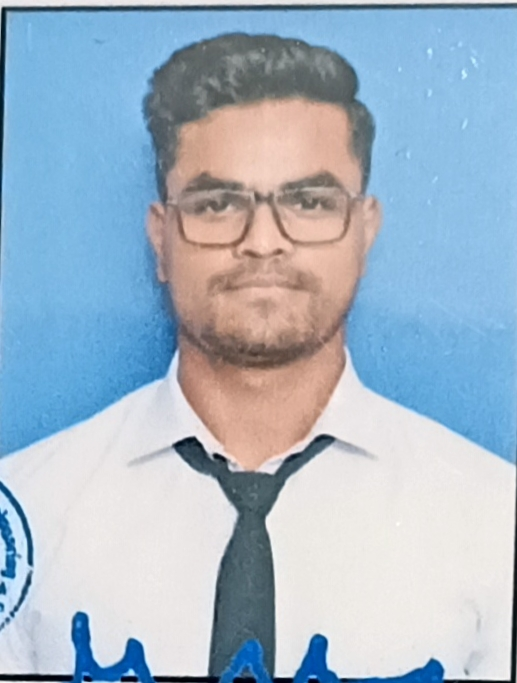
#> input picture IP/IP/lab 5/MyPhoto.jpg, 517 x 683 px
$ jupyter execute 'lab 5.ipynb'
#> lines starting #> are read from the running program, lines starting #| are printed output that depends on the picture; after the words box and inside, x2 and y2 are one past the last pixel; in counts of white or black regions, pixels touching at a corner belong together
[cell 1]
import cv2
import numpy as np
import matplotlib.pyplot as plt
import os

# Read image dataset

[cell 2]
image = cv2.imread("MyPhoto.jpg")
#> image is the input picture: shape (683, 517, 3); mean B, G, R 198.6, 182.3, 164.1

# Watershed segmentation

[cell 3]
gray = cv2.cvtColor(image, cv2.COLOR_BGR2GRAY)
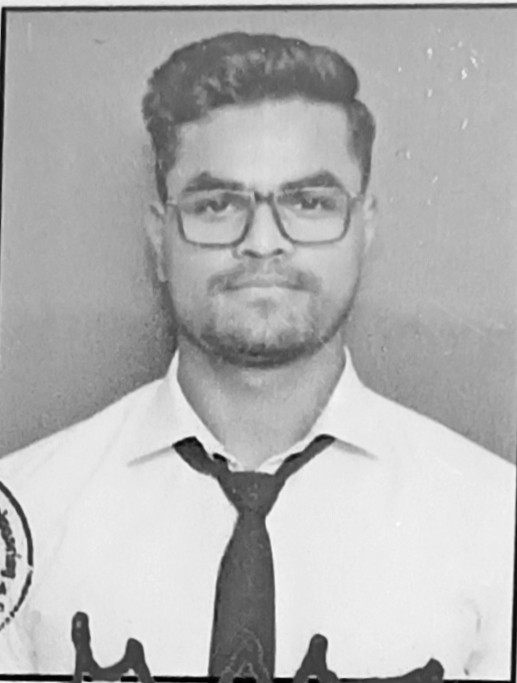
#> gray: shape (683, 517); min 1, max 253, mean 178.7
ret, thresh = cv2.threshold(gray, 0, 255, cv2.THRESH_BINARY_INV + cv2.THRESH_OTSU)
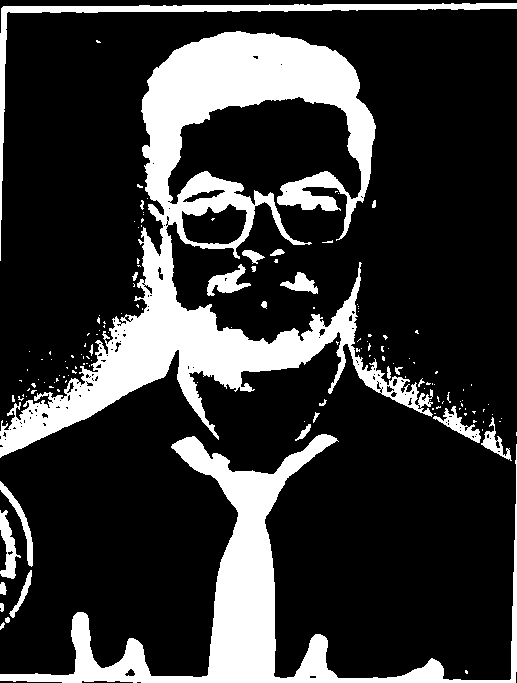
#> thresh: shape (683, 517); 21.2% white; 149 white regions (121 under 20 px), largest, box (x1, y1, x2, y2) and area: (0, 31, 433, 458) 45032, (0, 434, 517, 683) 20741, (0, 3, 517, 261) 4166
#> ret = 152
kernel = np.ones((3, 3), np.uint8)
opening = cv2.morphologyEx(thresh, cv2.MORPH_OPEN, kernel, iterations=2)
#> opening: shape (683, 517); 19.6% white; 38 white regions (2 under 20 px), largest, box (x1, y1, x2, y2) and area: (142, 31, 375, 248) 20858, (0, 434, 517, 683) 20567, (0, 228, 360, 456) 18145
sure_bg = cv2.dilate(opening, kernel, iterations=3)
#> sure_bg: shape (683, 517); 27.1% white; 15 white regions, largest, box (x1, y1, x2, y2) and area: (0, 28, 378, 459) 53701, (0, 428, 517, 683) 26434, (0, 0, 517, 184) 7734
dist_transform = cv2.distanceTransform(opening, cv2.DIST_L2, 5)
ret, sure_fg = cv2.threshold(dist_transform, 0.7 * dist_transform.max(), 255, 0)
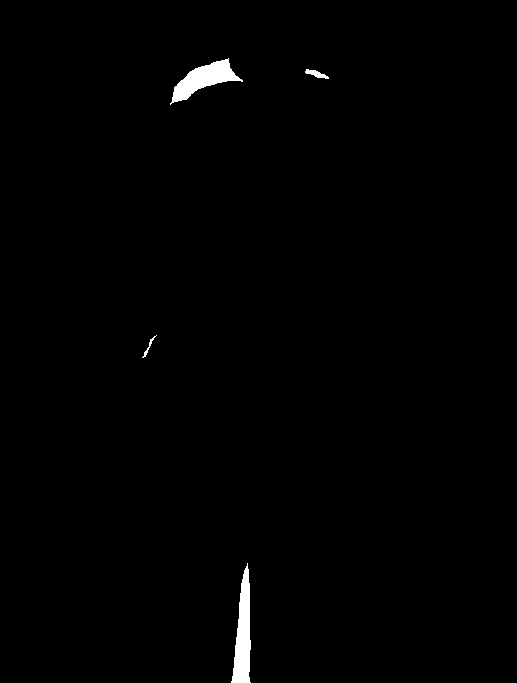
#> sure_fg: shape (683, 517) float32; 0.82% white; 4 white regions, box (x1, y1, x2, y2) and area: (231, 563, 251, 683) 1422, (170, 58, 243, 105) 1319, (305, 69, 329, 79) 111, (142, 335, 157, 358) 55
#> ret = 25.31
sure_fg = np.uint8(sure_fg)
unknown = cv2.subtract(sure_bg, sure_fg)
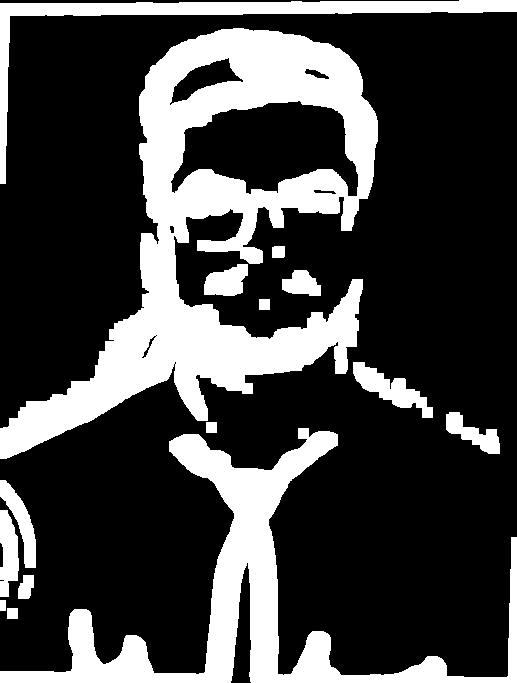
#> unknown: shape (683, 517); 26.3% white; 15 white regions, largest, box (x1, y1, x2, y2) and area: (0, 28, 378, 459) 52216, (0, 428, 517, 683) 25012, (0, 0, 517, 184) 7734
ret, markers = cv2.connectedComponents(sure_fg)
#> markers: shape (683, 517) int32; 5 distinct labels, from 0 to 4
#> ret = 5
markers = markers + 1
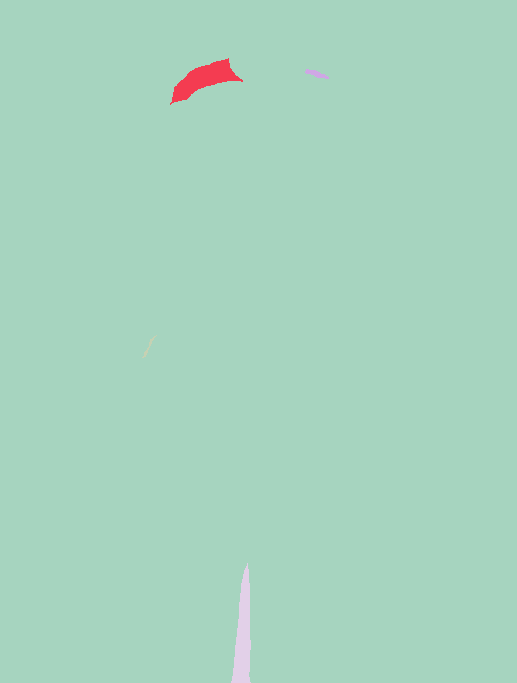
#> markers: shape (683, 517) int32; 5 distinct labels, from 1 to 5; one colour per label, 0 black
markers[unknown == 255] = 0
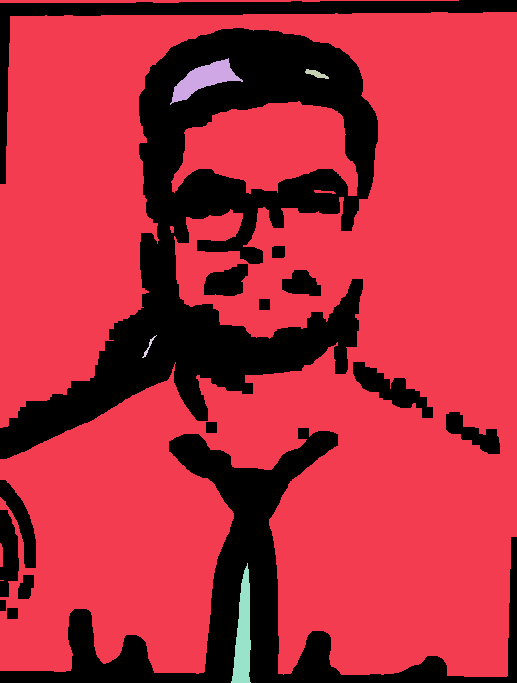
#> markers: shape (683, 517) int32; 6 distinct labels, from 0 to 5; one colour per label, 0 black
markers = cv2.watershed(image, markers)
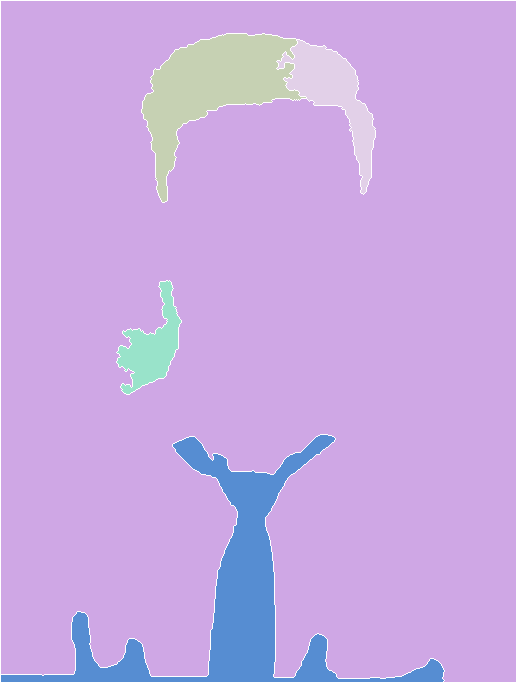
#> markers: shape (683, 517) int32; 6 distinct labels, from -1 to 5; one colour per label, 0 black, -1 white
image[markers == -1] = [255, 0, 0]
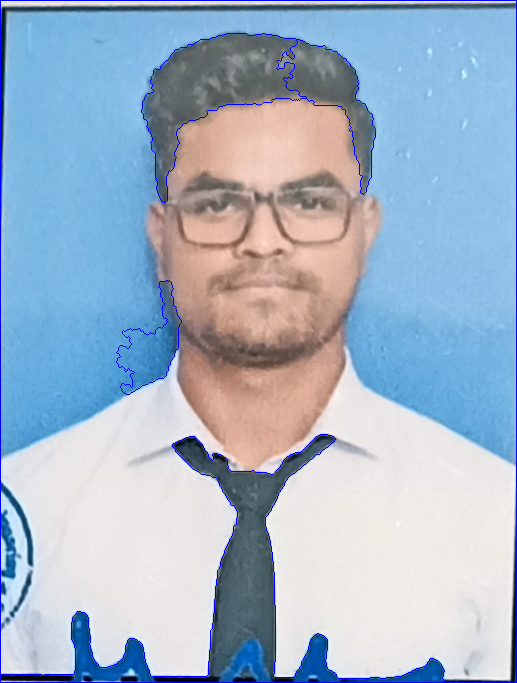
#> image: shape (683, 517, 3); 1.41% of pixels changed, all inside (x1, y1, x2, y2) = (0, 0, 517, 683)


plt.imshow(image)
plt.show()

# GrabCut segmentation

[cell 4]
mask = np.zeros(image.shape[:2], np.uint8)
bgd_model = np.zeros((1, 65), np.float64)
fgd_model = np.zeros((1, 65), np.float64)
rect = (50, 50, image.shape[1] - 100, image.shape[0] - 100)
#> rect = (50, 50, 417, 583)
cv2.grabCut(image, mask, rect, bgd_model, fgd_model, 5, cv2.GC_INIT_WITH_RECT)
mask2 = np.where((mask == 2) | (mask == 0), 0, 1).astype('uint8')
segmented_image = image * mask2[:, :, np.newaxis]
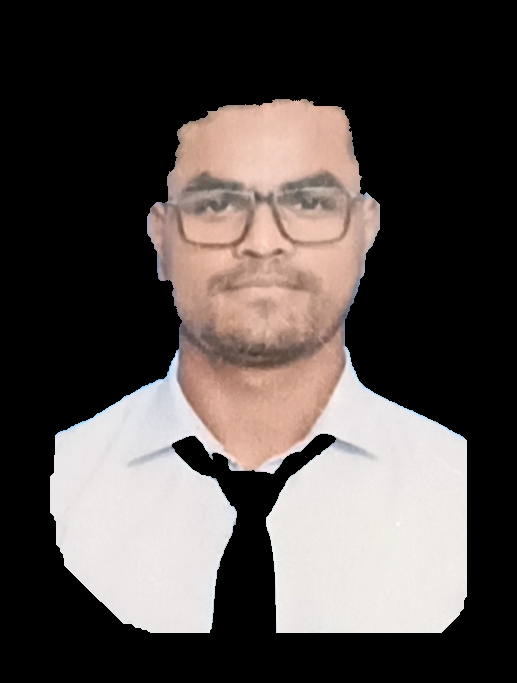
#> segmented_image: shape (683, 517, 3); mean B, G, R 73.6, 76.3, 83.2
segmented_image[np.where((segmented_image == [0, 0, 0]).all(axis=2))] = [255, 255, 255]
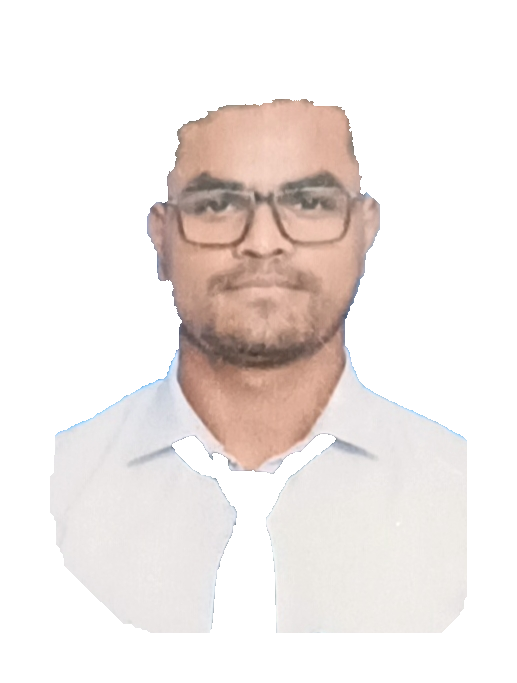
#> segmented_image: shape (683, 517, 3); mean B, G, R 230.3, 233.1, 240

plt.imshow(segmented_image)
plt.show()
